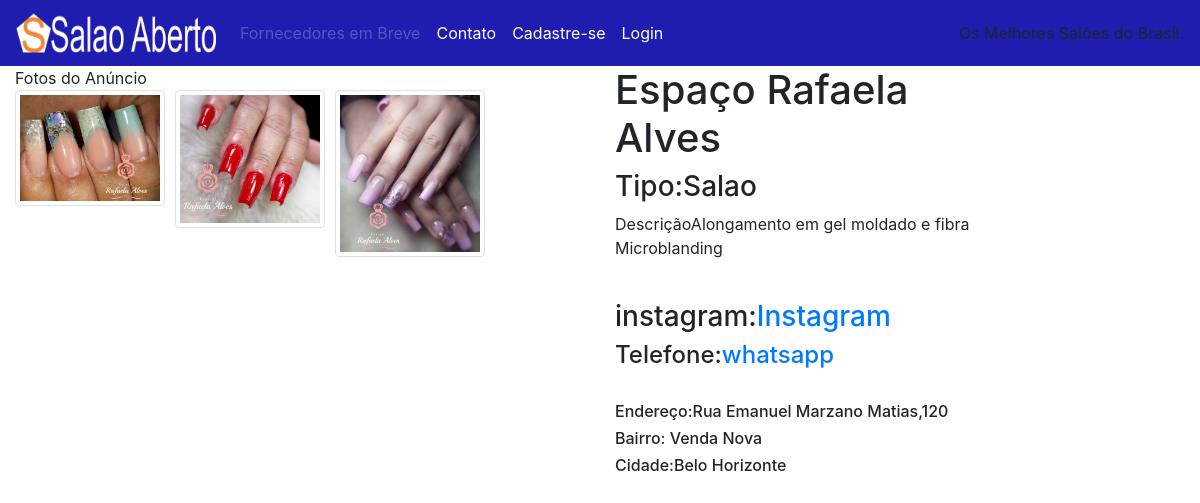
Screenshot of /produto.php?id=47 with the database file from the repository.
### tables this page shows
CREATE TABLE `anuncios_imagens` (
  `id` int(11) UNSIGNED NOT NULL,
  `id_anuncio` int(11) NOT NULL,
  `url` varchar(100) NOT NULL DEFAULT ''
);

CREATE TABLE `anuncios` (
  `id` int(11) UNSIGNED NOT NULL,
  `id_usuario` int(11) NOT NULL,
  `id_categoria` int(11) NOT NULL,
  `estabelecimento` varchar(100) DEFAULT NULL,
  `descricao` text DEFAULT NULL,
  `insta` varchar(50) NOT NULL,
  `what` varchar(25) NOT NULL,
  `cep` int(9) NOT NULL,
  `rua` varchar(100) NOT NULL,
  `numero` int(6) NOT NULL,
  `bairro` varchar(100) NOT NULL,
  `cidade` varchar(100) NOT NULL,
  `uf` varchar(2) DEFAULT NULL
);

### classes/anuncios.class.php (called while the page is built, shortened)
<?php
class Anuncios {
	public function getAnuncio($id) {
		$array = array();
		global $pdo;
		$sql = $pdo->prepare("SELECT
			*,
			(select categorias.nome from categorias where categorias.id = anuncios.id_categoria) as categoria,
			(select usuarios.telefone from usuarios where usuarios.id = anuncios.id_usuario) as telefone
		FROM anuncios WHERE id = :id");
		$sql->bindValue(":id", $id);
		$sql->execute();
		if($sql->rowCount() > 0) {
			$array = $sql->fetch();
			$array['fotos'] = array();
			$sql = $pdo->prepare("SELECT id,url FROM anuncios_imagens WHERE id_anuncio = :id_anuncio");
			$sql->bindValue(":id_anuncio", $id);
			$sql->execute();
			if($sql->rowCount() > 0) {
				$array['fotos'] = $sql->fetchAll();
			}
		}
		return $array;
	}
}

### produto.php (the view, shortened to what this page needs)
<?php require 'pages/header.php'; ?>
<?php
require 'classes/anuncios.class.php';
$a = new Anuncios();
if(isset($_GET['id']) && !empty($_GET['id'])) {
	$id = addslashes($_GET['id']);
} else {
	?>
	<script type="text/javascript">window.location.href="index.php";</script>
	<?php
	exit;
}
$info = $a->getAnuncio($id);
?>
      <div class="container-fluid">
	  <div class="row">
	      <div class="col-sm-6">
                   <div class="panel panel-default">
                               <div class="panel-heading">Fotos do Anúncio</div>
                               <div class="panel-body">
                               <?php foreach($info['fotos'] as $foto): ?>
                                       <div class="foto_item">
                                       <img src="assets/images/anuncios/<?php echo $foto['url']; ?>" class="img-thumbnail" border="0" /><br/>
                                       </div>
                               <?php endforeach; ?>
                               </div>
                         </div>
             </div>
    		<div class="col-sm-4">
			<h1><?php echo $info['estabelecimento']; ?></h1>
			<h3>Tipo:<?php echo utf8_encode($info['categoria']); ?></h3>
			<p>Descrição<?php echo $info['descricao']; ?></p>
			<br/>
                        <h3>instagram:<a href="https://www.instagram.com/<?php echo $info['insta']; ?>/" >Instagram</a></h3>
                        <h4>Telefone:<a href="https://api.whatsapp.com/send?phone=55<?php echo $info['what']; ?>" target="_trank">whatsapp</a></h4>
                        <br/>
                        <h6>Endereço:<?php echo $info['rua']; ?>,<?php echo $info['numero']; ?></h6>
			<h6>Bairro: <?php echo $info['bairro']; ?></h6>
                        <h6>Cidade:<?php echo $info['cidade']; ?></h6>
	       </div>
	</div>
    </div>
<?php require 'pages/footer.php'; ?>

### assets/css/style.css (style rules this page uses)
.foto_item { width:150px; height:200px; text-align: center; margin-right: 10px; float:left; }
.foto_item img { width:150px; }

### rows the page displays
anuncios_imagens: url (picture)
anuncios_imagens: url (picture)
anuncios_imagens: url (picture)
anuncios: estabelecimento "Espaço Rafaela Alves", descricao "Alongamento em gel moldado e fibra Microblanding", rua "Rua Emanuel Marzano Matias", numero "120", bairro "Venda Nova", cidade "Belo Horizonte"

### other values shown
utf8_encode($info['categoria']) "Salao"
